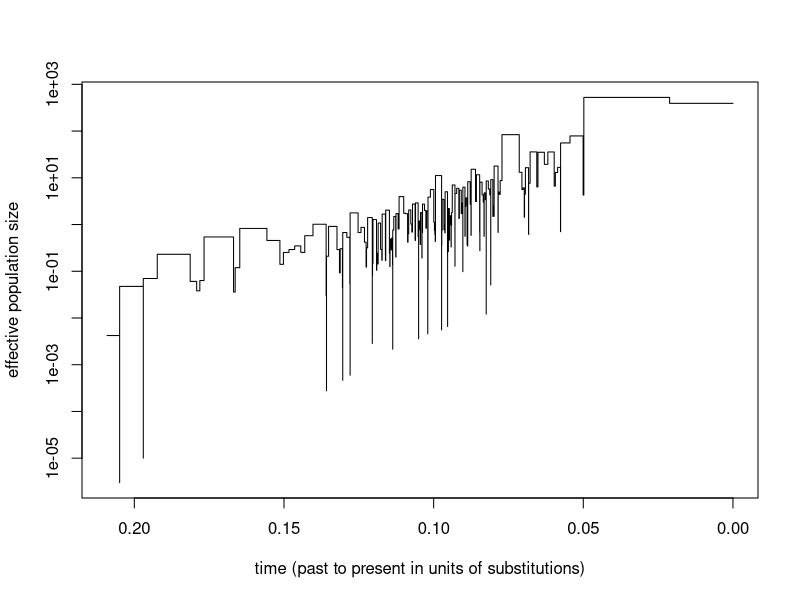
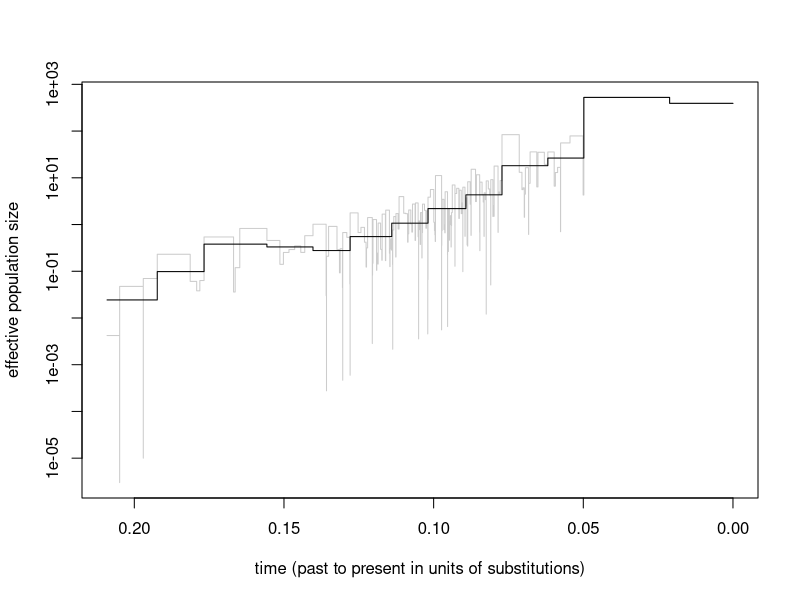
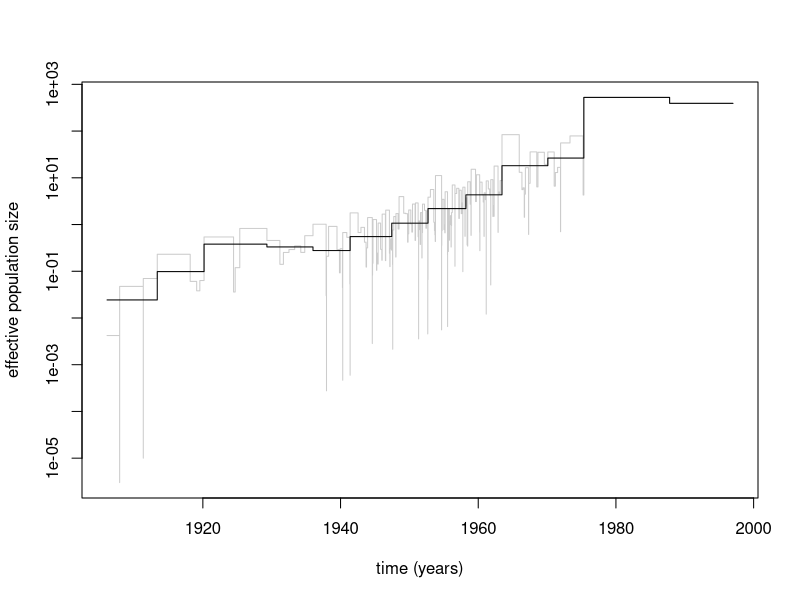
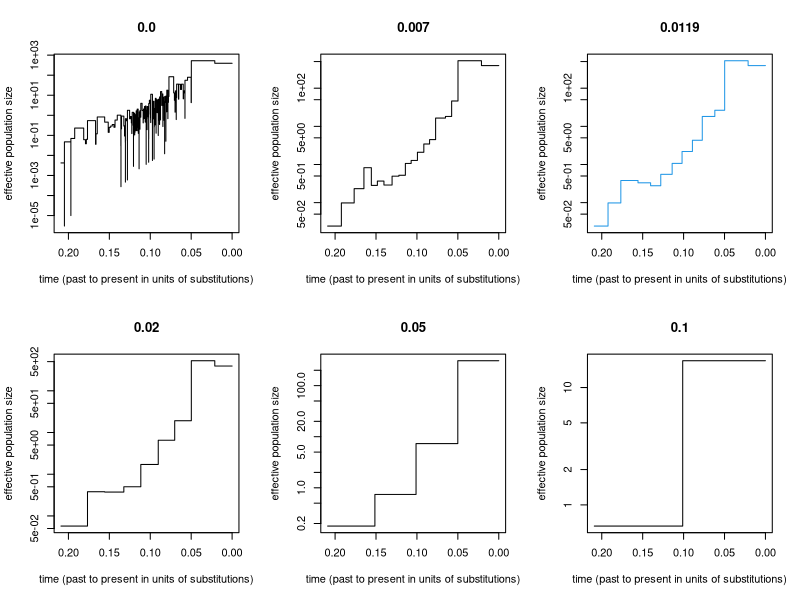

R code for these plots, in order:
library(ape)
X<- data("hivtree.newick") # example tree in NH format
tree.hiv <- read.tree(text = hivtree.newick) # load tree

#### classic skyline plot
skylineplot(tree.hiv) # shortcut

#### plot classic and generalized skyline plots and estimate epsilon
sk.opt <- skylineplot.deluxe(tree.hiv) 
sk.opt$epsilon

#### classic and generalized skyline plot ####
sk1 <- skyline(tree.hiv)   
sk2 <- skyline(tree.hiv, 0.0119) 

# use years rather than substitutions as unit for the time axis
plot(sk1, show.years=TRUE, subst.rate=0.0023, present.year = 1997, col=c(grey(.8),1))
lines(sk2,  show.years=TRUE, subst.rate=0.0023, present.year = 1997)
legend(.15,500, c("classic", "generalized"), col=c(grey(.8),1),lty=1)

#### various skyline plots for different epsilons
layout(mat= matrix(1:6,2,3,byrow=TRUE))
ci <- coalescent.intervals(tree.hiv)
plot(skyline(ci, 0.0));title(main="0.0")
plot(skyline(ci, 0.007));title(main="0.007")
plot(skyline(ci, 0.0119),col=4);title(main="0.0119")
plot(skyline(ci, 0.02));title(main="0.02")
plot(skyline(ci, 0.05));title(main="0.05")
plot(skyline(ci, 0.1));title(main="0.1")
layout(mat= matrix(1:1,1,1,byrow=TRUE))
